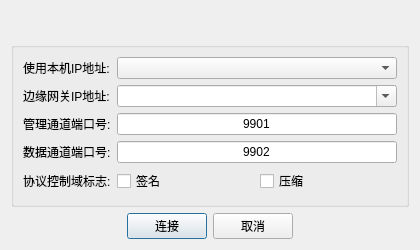
<?xml version="1.0" encoding="UTF-8"?>
<ui version="4.0">
 <class>CTcpEdgeConnectDlg</class>
 <widget class="QDialog" name="CTcpEdgeConnectDlg">
  <property name="windowModality">
   <enum>Qt::NonModal</enum>
  </property>
  <property name="geometry">
   <rect>
    <x>0</x>
    <y>0</y>
    <width>420</width>
    <height>250</height>
   </rect>
  </property>
  <property name="sizePolicy">
   <sizepolicy hsizetype="Fixed" vsizetype="Fixed">
    <horstretch>0</horstretch>
    <verstretch>0</verstretch>
   </sizepolicy>
  </property>
  <property name="minimumSize">
   <size>
    <width>420</width>
    <height>250</height>
   </size>
  </property>
  <property name="maximumSize">
   <size>
    <width>420</width>
    <height>250</height>
   </size>
  </property>
  <property name="windowTitle">
   <string>连接</string>
  </property>
  <property name="styleSheet">
   <string notr="true"/>
  </property>
  <layout class="QVBoxLayout" name="verticalLayout_2">
   <property name="leftMargin">
    <number>0</number>
   </property>
   <property name="topMargin">
    <number>0</number>
   </property>
   <property name="rightMargin">
    <number>0</number>
   </property>
   <property name="bottomMargin">
    <number>11</number>
   </property>
   <item>
    <widget class="QWidget" name="title" native="true">
     <property name="minimumSize">
      <size>
       <width>0</width>
       <height>36</height>
      </size>
     </property>
     <property name="maximumSize">
      <size>
       <width>16777215</width>
       <height>36</height>
      </size>
     </property>
     <property name="styleSheet">
      <string notr="true"/>
     </property>
     <layout class="QHBoxLayout" name="horizontalLayout_3">
      <property name="margin">
       <number>0</number>
      </property>
      <item>
       <widget class="QLabel" name="titleName">
        <property name="text">
         <string/>
        </property>
       </widget>
      </item>
      <item>
       <spacer name="horizontalSpacer_3">
        <property name="orientation">
         <enum>Qt::Horizontal</enum>
        </property>
        <property name="sizeHint" stdset="0">
         <size>
          <width>40</width>
          <height>20</height>
         </size>
        </property>
       </spacer>
      </item>
     </layout>
    </widget>
   </item>
   <item>
    <layout class="QVBoxLayout" name="verticalLayout">
     <property name="leftMargin">
      <number>11</number>
     </property>
     <property name="topMargin">
      <number>0</number>
     </property>
     <property name="rightMargin">
      <number>11</number>
     </property>
     <property name="bottomMargin">
      <number>0</number>
     </property>
     <item>
      <widget class="QGroupBox" name="groupConnect">
       <property name="styleSheet">
        <string notr="true"/>
       </property>
       <property name="title">
        <string/>
       </property>
       <layout class="QHBoxLayout" name="horizontalLayout_4">
        <item>
         <layout class="QFormLayout" name="formLayout">
          <property name="fieldGrowthPolicy">
           <enum>QFormLayout::AllNonFixedFieldsGrow</enum>
          </property>
          <item row="1" column="0">
           <widget class="QLabel" name="label">
            <property name="text">
             <string>边缘网关IP地址:</string>
            </property>
           </widget>
          </item>
          <item row="2" column="0">
           <widget class="QLabel" name="label_2">
            <property name="text">
             <string>管理通道端口号:</string>
            </property>
           </widget>
          </item>
          <item row="2" column="1">
           <widget class="QLineEdit" name="editMngrPort">
            <property name="inputMethodHints">
             <set>Qt::ImhNone</set>
            </property>
            <property name="text">
             <string>9901</string>
            </property>
            <property name="alignment">
             <set>Qt::AlignCenter</set>
            </property>
            <property name="readOnly">
             <bool>true</bool>
            </property>
           </widget>
          </item>
          <item row="3" column="0">
           <widget class="QLabel" name="label_3">
            <property name="text">
             <string>数据通道端口号:</string>
            </property>
           </widget>
          </item>
          <item row="3" column="1">
           <widget class="QLineEdit" name="editDataPort">
            <property name="inputMethodHints">
             <set>Qt::ImhNone</set>
            </property>
            <property name="text">
             <string>9902</string>
            </property>
            <property name="alignment">
             <set>Qt::AlignCenter</set>
            </property>
            <property name="readOnly">
             <bool>true</bool>
            </property>
           </widget>
          </item>
          <item row="4" column="0">
           <widget class="QLabel" name="label_4">
            <property name="text">
             <string>协议控制域标志:</string>
            </property>
           </widget>
          </item>
          <item row="4" column="1">
           <layout class="QHBoxLayout" name="horizontalLayout_2">
            <item>
             <widget class="QCheckBox" name="cbSign">
              <property name="text">
               <string>签名</string>
              </property>
             </widget>
            </item>
            <item>
             <widget class="QCheckBox" name="cbZlib">
              <property name="text">
               <string>压缩</string>
              </property>
             </widget>
            </item>
           </layout>
          </item>
          <item row="0" column="1">
           <widget class="QComboBox" name="editLocalIP">
            <property name="editable">
             <bool>false</bool>
            </property>
           </widget>
          </item>
          <item row="0" column="0">
           <widget class="QLabel" name="label_5">
            <property name="text">
             <string>使用本机IP地址:</string>
            </property>
           </widget>
          </item>
          <item row="1" column="1">
           <widget class="QComboBox" name="editIP">
            <property name="editable">
             <bool>true</bool>
            </property>
           </widget>
          </item>
         </layout>
        </item>
       </layout>
      </widget>
     </item>
     <item>
      <layout class="QHBoxLayout" name="horizontalLayout">
       <item>
        <spacer name="horizontalSpacer">
         <property name="orientation">
          <enum>Qt::Horizontal</enum>
         </property>
         <property name="sizeHint" stdset="0">
          <size>
           <width>40</width>
           <height>20</height>
          </size>
         </property>
        </spacer>
       </item>
       <item>
        <widget class="QPushButton" name="btnOK">
         <property name="sizePolicy">
          <sizepolicy hsizetype="Minimum" vsizetype="Fixed">
           <horstretch>0</horstretch>
           <verstretch>0</verstretch>
          </sizepolicy>
         </property>
         <property name="minimumSize">
          <size>
           <width>60</width>
           <height>20</height>
          </size>
         </property>
         <property name="text">
          <string>连接</string>
         </property>
        </widget>
       </item>
       <item>
        <widget class="QPushButton" name="btnCancel">
         <property name="minimumSize">
          <size>
           <width>60</width>
           <height>20</height>
          </size>
         </property>
         <property name="text">
          <string>取消</string>
         </property>
        </widget>
       </item>
       <item>
        <spacer name="horizontalSpacer_2">
         <property name="orientation">
          <enum>Qt::Horizontal</enum>
         </property>
         <property name="sizeHint" stdset="0">
          <size>
           <width>40</width>
           <height>20</height>
          </size>
         </property>
        </spacer>
       </item>
      </layout>
     </item>
    </layout>
   </item>
  </layout>
 </widget>
 <resources/>
 <connections>
  <connection>
   <sender>btnOK</sender>
   <signal>clicked()</signal>
   <receiver>CTcpEdgeConnectDlg</receiver>
   <slot>accept()</slot>
   <hints>
    <hint type="sourcelabel">
     <x>351</x>
     <y>38</y>
    </hint>
    <hint type="destinationlabel">
     <x>233</x>
     <y>29</y>
    </hint>
   </hints>
  </connection>
  <connection>
   <sender>btnCancel</sender>
   <signal>clicked()</signal>
   <receiver>CTcpEdgeConnectDlg</receiver>
   <slot>reject()</slot>
   <hints>
    <hint type="sourcelabel">
     <x>330</x>
     <y>66</y>
    </hint>
    <hint type="destinationlabel">
     <x>197</x>
     <y>125</y>
    </hint>
   </hints>
  </connection>
 </connections>
</ui>
